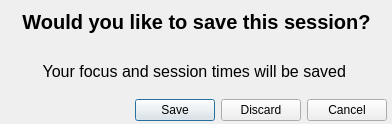
<?xml version="1.0" encoding="UTF-8"?>
<ui version="4.0">
 <class>Dialog</class>
 <widget class="QDialog" name="Dialog">
  <property name="geometry">
   <rect>
    <x>0</x>
    <y>0</y>
    <width>392</width>
    <height>124</height>
   </rect>
  </property>
  <property name="sizePolicy">
   <sizepolicy hsizetype="Expanding" vsizetype="Expanding">
    <horstretch>0</horstretch>
    <verstretch>0</verstretch>
   </sizepolicy>
  </property>
  <property name="baseSize">
   <size>
    <width>0</width>
    <height>0</height>
   </size>
  </property>
  <property name="windowTitle">
   <string>Save Session</string>
  </property>
  <widget class="QWidget" name="">
   <property name="geometry">
    <rect>
     <x>6</x>
     <y>0</y>
     <width>381</width>
     <height>121</height>
    </rect>
   </property>
   <layout class="QVBoxLayout" name="verticalLayout">
    <item>
     <widget class="QLabel" name="question">
      <property name="font">
       <font>
        <pointsize>15</pointsize>
        <bold>true</bold>
       </font>
      </property>
      <property name="text">
       <string>Would you like to save this session?</string>
      </property>
      <property name="alignment">
       <set>Qt::AlignmentFlag::AlignCenter</set>
      </property>
     </widget>
    </item>
    <item>
     <widget class="QLabel" name="statement">
      <property name="font">
       <font>
        <pointsize>12</pointsize>
       </font>
      </property>
      <property name="text">
       <string>Your focus and session times will be saved </string>
      </property>
      <property name="alignment">
       <set>Qt::AlignmentFlag::AlignCenter</set>
      </property>
     </widget>
    </item>
    <item>
     <widget class="QDialogButtonBox" name="buttonBox">
      <property name="orientation">
       <enum>Qt::Orientation::Horizontal</enum>
      </property>
      <property name="standardButtons">
       <set>QDialogButtonBox::StandardButton::Cancel|QDialogButtonBox::StandardButton::Discard|QDialogButtonBox::StandardButton::Save</set>
      </property>
     </widget>
    </item>
   </layout>
  </widget>
 </widget>
 <resources/>
 <connections>
  <connection>
   <sender>buttonBox</sender>
   <signal>accepted()</signal>
   <receiver>Dialog</receiver>
   <slot>accept()</slot>
   <hints>
    <hint type="sourcelabel">
     <x>248</x>
     <y>254</y>
    </hint>
    <hint type="destinationlabel">
     <x>157</x>
     <y>274</y>
    </hint>
   </hints>
  </connection>
  <connection>
   <sender>buttonBox</sender>
   <signal>rejected()</signal>
   <receiver>Dialog</receiver>
   <slot>reject()</slot>
   <hints>
    <hint type="sourcelabel">
     <x>316</x>
     <y>260</y>
    </hint>
    <hint type="destinationlabel">
     <x>286</x>
     <y>274</y>
    </hint>
   </hints>
  </connection>
 </connections>
</ui>
